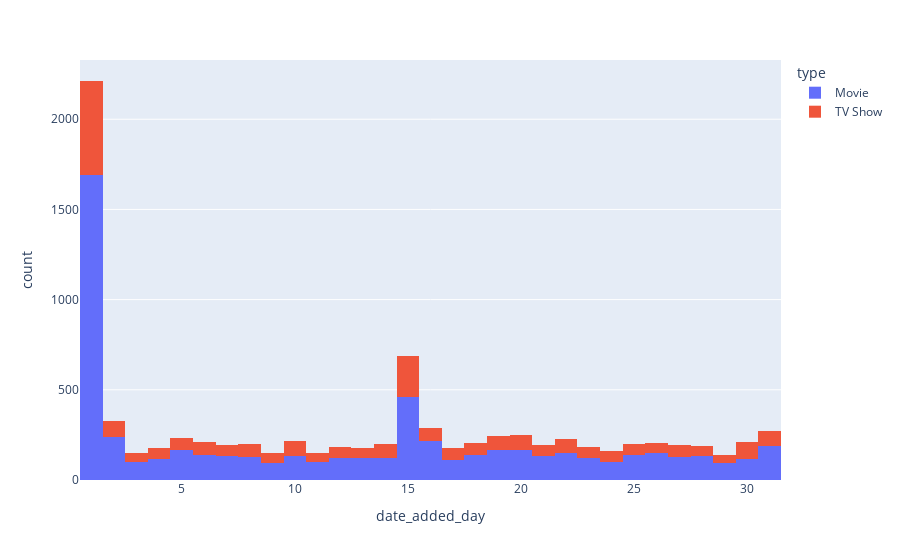

The notebook cell saved with this chart:
### Markdown cell above
- Extract day from date_added column and make different column.
- Plot the histogram for extracted day of date_added column and check whether there is any pattern.

### Code cell
px.histogram(netflix_df, x='date_added_day', color='type')

### Figure 1 — Plotly figure (JSON) as saved in the notebook; plotly's stock layout.template omitted (floating-point values rounded to 4 significant figures; data arrays with more than 128 entries replaced by an {"elided": "..."} marker saying what was removed)
{"data": [{"alignmentgroup": "True", "bingroup": "x", "hovertemplate": "type=Movie<br>date_added_day=%{x}<br>count=%{y}<extra></extra>", "legendgroup": "Movie", "marker": {"color": "#636efa", "pattern": {"shape": ""}}, "name": "Movie", "offsetgroup": "Movie", "orientation": "v", "showlegend": true, "type": "histogram", "x": {"elided": "6131 int values"}, "xaxis": "x", "yaxis": "y"}, {"alignmentgroup": "True", "bingroup": "x", "hovertemplate": "type=TV Show<br>date_added_day=%{x}<br>count=%{y}<extra></extra>", "legendgroup": "TV Show", "marker": {"color": "#EF553B", "pattern": {"shape": ""}}, "name": "TV Show", "offsetgroup": "TV Show", "orientation": "v", "showlegend": true, "type": "histogram", "x": {"elided": "2676 int values"}, "xaxis": "x", "yaxis": "y"}], "layout": {"barmode": "relative", "legend": {"title": {"text": "type"}, "tracegroupgap": 0}, "margin": {"t": 60}, "xaxis": {"anchor": "y", "domain": [0, 1], "title": {"text": "date_added_day"}}, "yaxis": {"anchor": "x", "domain": [0, 1], "title": {"text": "count"}}}}
